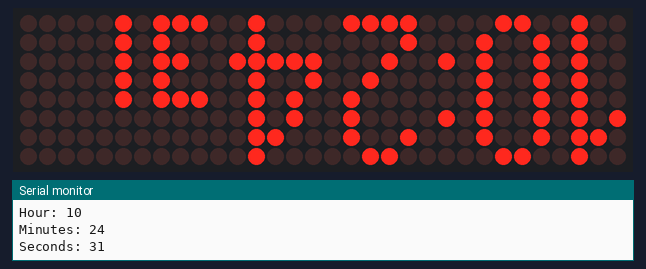
Simulated run of this sketch. Board: ESP8266 (NodeMCU). Parts: 32×8 LED matrix, the last lines printed to the serial monitor. WiFi joins after 1.5 s; servers stay silent unless stated; network time is answered at once with the bench clock; the local clock reads 2024-03-15 10:24:30 at power-on unless the sketch sets it.

Above: at 2.0 s.
At 4.6 s:
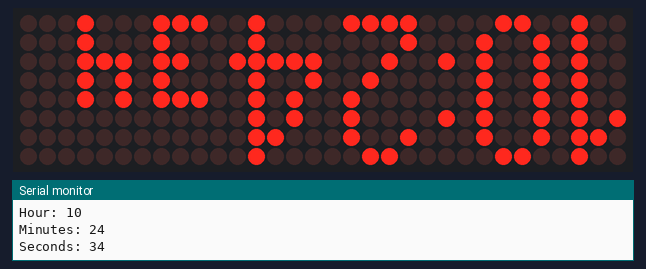
At 8.5 s:
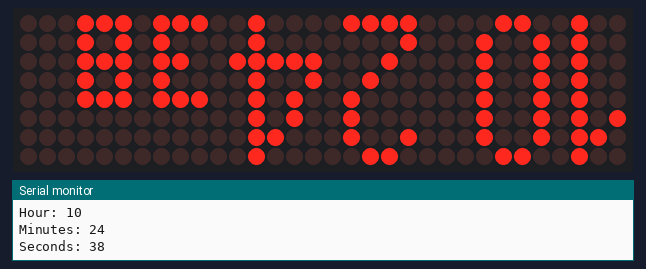
At 17.6 s:
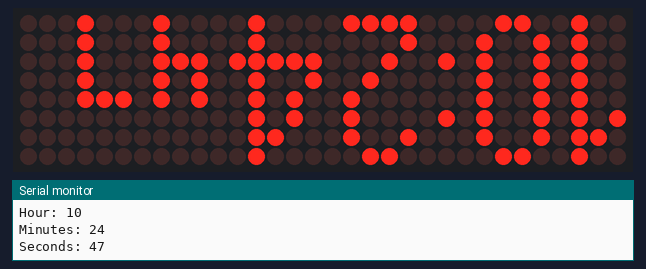
At 30.5 s:
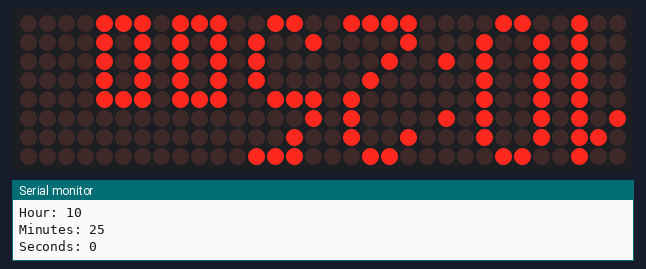
At 35.5 s:
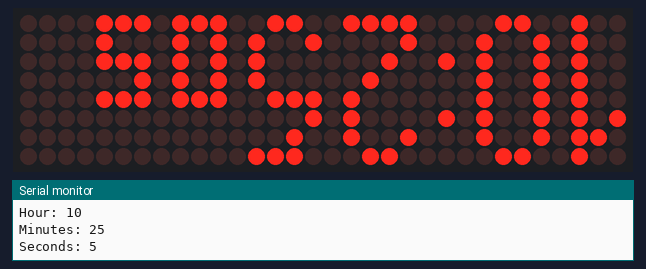

The sketch:

Unicode_Led_Matrix.ino
```cpp
#include <LedControl.h>
#include <ESP8266WiFi.h>
#include <NTPClient.h>
#include <WiFiUdp.h>
#include <time.h>

const char *ssid = "SSID";
const char *password = "PASS";

// Define NTP Client to get time
WiFiUDP ntpUDP;
NTPClient timeClient(ntpUDP, "pool.ntp.org");

//Week Days
String weekDays[7] = {"Sunday", "Monday", "Tuesday", "Wednesday", "Thursday", "Friday", "Saturday"};

unsigned long time1 = 0;
int MaxDevice = 4;
int Xpixel = 5;
int OnOff = 1;
int MatrixX, MatrixY;
LedControl lc = LedControl(13, 14, 2, MaxDevice);

byte Font[][8] = {
  0x00, 0x00, 0x00, 0x00, 0x00, 0x00, 0x00, 0x00, //32 SPACE
  0x08, 0x00, 0x08, 0x08, 0x08, 0x08, 0x08, 0x08, //33 !
  0x00, 0x00, 0x00, 0x00, 0x00, 0x14, 0x14, 0x14, //34 "
  0x14, 0x14, 0x7C, 0x14, 0x28, 0x7C, 0x28, 0x28, //35 #
  0x1C, 0x2A, 0x28, 0x28, 0x1C, 0x0A, 0x2A, 0x1C, //36 $
  0x48, 0xA8, 0xB0, 0x50, 0x14, 0x2A, 0x2A, 0x44, //37 %
  0x0C, 0x32, 0x32, 0x2E, 0x08, 0x14, 0x14, 0x08, //38 &
  0x00, 0x00, 0x00, 0x00, 0x00, 0x02, 0x02, 0x02, //39 '
  0x04, 0x02, 0x02, 0x02, 0x02, 0x02, 0x02, 0x04, //40 (
  0x02, 0x04, 0x04, 0x04, 0x04, 0x04, 0x04, 0x02, //41 )
  0x00, 0x00, 0x00, 0x00, 0x0A, 0x04, 0x0E, 0x04, //42 *
  0x00, 0x08, 0x08, 0x3E, 0x08, 0x08, 0x00, 0x00, //43 +
  0x02, 0x04, 0x04, 0x00, 0x00, 0x00, 0x00, 0x00, //44 ,
  0x00, 0x00, 0x00, 0x00, 0x06, 0x00, 0x00, 0x00, //45 -
  0x04, 0x00, 0x00, 0x00, 0x00, 0x00, 0x00, 0x00, //46 .
  0x02, 0x02, 0x02, 0x04, 0x04, 0x08, 0x08, 0x08, //47 /
  0x06, 0x09, 0x09, 0x09, 0x09, 0x09, 0x09, 0x06, //48 0
  0x04, 0x04, 0x04, 0x04, 0x04, 0x05, 0x06, 0x04, //49 1
  0x0F, 0x01, 0x02, 0x04, 0x08, 0x08, 0x09, 0x06, //50 2
  0x06, 0x09, 0x08, 0x08, 0x06, 0x08, 0x09, 0x06, //51 3
  0x08, 0x08, 0x1F, 0x09, 0x0A, 0x0A, 0x0C, 0x08, //52 4
  0x06, 0x09, 0x08, 0x08, 0x07, 0x01, 0x02, 0x0E, //53 5
  0x06, 0x09, 0x09, 0x0B, 0x05, 0x01, 0x09, 0x06, //54 6
  0x02, 0x02, 0x02, 0x04, 0x04, 0x04, 0x08, 0x0F, //55 7
  0x06, 0x09, 0x09, 0x09, 0x06, 0x09, 0x09, 0x06, //56 8
  0x06, 0x09, 0x08, 0x0A, 0x0D, 0x09, 0x09, 0x06, //57 9
  0x00, 0x00, 0x01, 0x00, 0x00, 0x01, 0x00, 0x00, //58 :
  0x02, 0x04, 0x04, 0x00, 0x00, 0x00, 0x00, 0x04, //59 ;
  0x00, 0x10, 0x0C, 0x02, 0x0C, 0x10, 0x00, 0x00, //60 <
  0x1E, 0x00, 0x1E, 0x00, 0x00, 0x00, 0x00, 0x00, //61 =
  0x00, 0x02, 0x0C, 0x10, 0x0C, 0x02, 0x00, 0x00, //62 >
  0x04, 0x00, 0x04, 0x04, 0x08, 0x10, 0x12, 0x0C, //63 ?
  0x82, 0x79, 0xA5, 0xA5, 0xA5, 0xA5, 0xDA, 0x44, //64 @
  0x22, 0x22, 0x1C, 0x14, 0x14, 0x14, 0x14, 0x08, //65 A
  0x1E, 0x22, 0x22, 0x22, 0x1E, 0x22, 0x22, 0x1E, //66 B
  0x38, 0x44, 0x42, 0x02, 0x02, 0x42, 0x44, 0x38, //67 C
  0x0E, 0x12, 0x22, 0x22, 0x22, 0x22, 0x12, 0x0E, //68 D
  0x3E, 0x02, 0x02, 0x02, 0x3E, 0x02, 0x02, 0x3E, //69 E
  0x04, 0x04, 0x04, 0x04, 0x1C, 0x04, 0x04, 0x3C, //70 F
  0x38, 0x44, 0x42, 0x72, 0x02, 0x42, 0x44, 0x38, //71 G
  0x22, 0x22, 0x22, 0x22, 0x3E, 0x22, 0x22, 0x22, //72 H
  0x02, 0x02, 0x02, 0x02, 0x02, 0x02, 0x02, 0x02, //73 I
  0x06, 0x09, 0x09, 0x08, 0x08, 0x08, 0x08, 0x08, //74 J
  0x22, 0x12, 0x12, 0x0A, 0x0E, 0x0A, 0x12, 0x22, //75 K
  0x0F, 0x01, 0x01, 0x01, 0x01, 0x01, 0x01, 0x01, //76 L
  0x49, 0x55, 0x55, 0x55, 0x55, 0x63, 0x63, 0x41, //77 M
  0x84, 0xC4, 0xA4, 0xA4, 0x94, 0x94, 0x8C, 0x84, //78 N
  0x0C, 0x12, 0x21, 0x21, 0x21, 0x21, 0x12, 0x0C, //79 0
  0x01, 0x01, 0x01, 0x0F, 0x11, 0x11, 0x11, 0x0F, //80 P
  0x2C, 0x1A, 0x21, 0x21, 0x21, 0x21, 0x12, 0x0C, //81 Q
  0x42, 0x22, 0x12, 0x0A, 0x1E, 0x22, 0x22, 0x1E, //82 R
  0x0E, 0x11, 0x11, 0x10, 0x0E, 0x01, 0x11, 0x0E, //83 S
  0x04, 0x04, 0x04, 0x04, 0x04, 0x04, 0x04, 0x1F, //84 T
  0x18, 0x24, 0x42, 0x42, 0x42, 0x42, 0x42, 0x42, //85 U
  0x04, 0x0A, 0x0A, 0x0A, 0x0A, 0x0A, 0x11, 0x11, //86 V
  0x22, 0x55, 0x55, 0x55, 0x55, 0x55, 0x55, 0x49, //87 W
  0x21, 0x12, 0x12, 0x0C, 0x0C, 0x12, 0x12, 0x21, //88 X
  0x04, 0x04, 0x04, 0x04, 0x04, 0x0A, 0x0A, 0x11, //89 Y
  0x1F, 0x01, 0x02, 0x04, 0x04, 0x08, 0x10, 0x1F, //90 Z
  0x03, 0x01, 0x01, 0x01, 0x01, 0x01, 0x01, 0x03, //91 [
  0x04, 0x04, 0x02, 0x02, 0x02, 0x02, 0x01, 0x01, //92
  0x03, 0x02, 0x02, 0x02, 0x02, 0x02, 0x02, 0x03, //93 ]
  0x00, 0x00, 0x00, 0x00, 0x05, 0x05, 0x05, 0x02, //94 ^
  0x1F, 0x00, 0x00, 0x00, 0x00, 0x00, 0x00, 0x00, //95 _
  0x00, 0x00, 0x00, 0x00, 0x00, 0x00, 0x02, 0x01, //96 `
  0x0E, 0x09, 0x09, 0x0E, 0x08, 0x07, 0x00, 0x00, //97 a
  0x05, 0x0B, 0x09, 0x09, 0x0B, 0x05, 0x01, 0x01, //98 b
  0x06, 0x09, 0x01, 0x01, 0x09, 0x06, 0x00, 0x00, //99 c
  0x0A, 0x0D, 0x09, 0x09, 0x0D, 0x0A, 0x08, 0x08, //100 d
  0x06, 0x09, 0x01, 0x0F, 0x09, 0x06, 0x00, 0x00, //101 e
  0x01, 0x01, 0x01, 0x01, 0x01, 0x03, 0x01, 0x03, //102 f
  0x07, 0x08, 0x0A, 0x0D, 0x09, 0x09, 0x0D, 0x0A, //103 g
  0x09, 0x09, 0x09, 0x09, 0x0B, 0x05, 0x01, 0x01, //104 h
  0x01, 0x01, 0x01, 0x01, 0x01, 0x01, 0x00, 0x01, //105 i
  0x06, 0x04, 0x04, 0x04, 0x04, 0x04, 0x00, 0x04, //106 j
  0x24, 0x24, 0x14, 0x0C, 0x14, 0x24, 0x04, 0x04, //107 k
  0x04, 0x04, 0x04, 0x04, 0x04, 0x04, 0x04, 0x04, //108 l
  0x49, 0x49, 0x49, 0x49, 0x5B, 0x65, 0x00, 0x00, //109 m
  0x09, 0x09, 0x09, 0x09, 0x0B, 0x05, 0x00, 0x00, //110 n
  0x06, 0x09, 0x09, 0x09, 0x09, 0x06, 0x00, 0x00, //111 o
  0x01, 0x01, 0x05, 0x0B, 0x09, 0x09, 0x0B, 0x05, //112 p
  0x08, 0x08, 0x0A, 0x0D, 0x09, 0x09, 0x0D, 0x0A, //113 q
  0x01, 0x01, 0x01, 0x01, 0x03, 0x05, 0x00, 0x00, //114 r
  0x06, 0x09, 0x04, 0x02, 0x09, 0x07, 0x00, 0x00, //115 s
  0x03, 0x01, 0x01, 0x01, 0x01, 0x03, 0x01, 0x01, //116 t
  0x0A, 0x0D, 0x09, 0x09, 0x09, 0x09, 0x00, 0x00, //117 u
  0x04, 0x0A, 0x0A, 0x0A, 0x11, 0x11, 0x00, 0x00, //118 v
  0x22, 0x55, 0x55, 0x55, 0x55, 0x49, 0x00, 0x00, //119 w
  0x11, 0x0A, 0x04, 0x04, 0x0A, 0x11, 0x00, 0x00, //120 x
  0x04, 0x04, 0x0A, 0x0A, 0x0A, 0x11, 0x00, 0x00, //121 y
  0x0F, 0x01, 0x02, 0x04, 0x08, 0x0F, 0x00, 0x00, //122 z
  0x06, 0x02, 0x02, 0x01, 0x01, 0x02, 0x02, 0x06, //123 {
  0x01, 0x01, 0x01, 0x01, 0x01, 0x01, 0x01, 0x01, //124 |
  0x03, 0x02, 0x02, 0x04, 0x04, 0x02, 0x02, 0x03, //125 }
  0x00, 0x00, 0x00, 0x0D, 0x17, 0x00, 0x00, 0x00, //126 ~
};
byte smallNumber[][8] = {
  0x07, 0x05, 0x05, 0x05, 0x07, 0x00, 0x00, 0x00, //0
  0x02, 0x02, 0x02, 0x02, 0x02, 0x00, 0x00, 0x00, //1
  0x07, 0x01, 0x07, 0x04, 0x07, 0x00, 0x00, 0x00, //2
  0x07, 0x04, 0x06, 0x04, 0x07, 0x00, 0x00, 0x00, //3
  0x04, 0x04, 0x07, 0x05, 0x05, 0x00, 0x00, 0x00, //4
  0x07, 0x04, 0x07, 0x01, 0x07, 0x00, 0x00, 0x00, //5
  0x07, 0x05, 0x07, 0x01, 0x07, 0x00, 0x00, 0x00, //6
  0x04, 0x04, 0x04, 0x04, 0x07, 0x00, 0x00, 0x00, //7
  0x07, 0x05, 0x07, 0x05, 0x07, 0x00, 0x00, 0x00, //8
  0x07, 0x04, 0x07, 0x05, 0x07, 0x00, 0x00, 0x00, //9
};
byte Buffer_display[8][4];
void setup() {
  // Initialize Serial Monitor
  Serial.begin(115200);
  WiFi.begin(ssid, password);
  while (WiFi.status() != WL_CONNECTED)
  {
    delay(500);
    Serial.print(".");
  }

  // Initialize a NTPClient to get time
  timeClient.begin();
  // Set offset time in seconds to adjust for your timezone, for example:
  // GMT +1 = 3600
  // GMT +8 = 28800
  // GMT -1 = -3600
  // GMT 0 = 0
  timeClient.setTimeOffset(7 * 60 * 60);
  for (int i = 0; i < MaxDevice; i ++) {
    lc.shutdown(i, false);
    lc.setIntensity(i, 1);
    lc.clearDisplay(i);
  }
}
void Matrix_setpx(int x, int y, char color)
{
  if (x > 31 || y > 7 || x < 0 || y < 0)return;
  if (color)Buffer_display[y][x / 8] |= (0x1 << (x % 8)); //sáng led
  else Buffer_display[y][x / 8] &= ~(0x1 << (x % 8)); //tắt led
  for (int i = 0; i < 8; i++) {
    lc.setRow(x / 8, i, Buffer_display[i][x / 8]);
  }
}
void Matrix_guikitu(unsigned char txt)
{
  int x, y;
  for (y = MatrixY; y < 8 + MatrixY; y++) // số pixel sẽ load ở trục y
  {
    for (x = MatrixX; x < Xpixel + MatrixX; x++) // số pixel sẽ load ở trục X
    {
      if ( (Font[txt - 32][y - MatrixY] & (0x1 << (x - MatrixX)))  != 0)Matrix_setpx(x, y, 1);
      else Matrix_setpx(x, y, 0);
    }
  }
  MatrixX += 5; //sau khi in xong thi tang con tro vi tri len
}
void Matrix_guikitunho(unsigned char txt)
{
  int x, y;
  for (y = MatrixY; y < 8 + MatrixY; y++) // số pixel sẽ load ở trục y
  {
    for (x = MatrixX; x < Xpixel + MatrixX; x++) // số pixel sẽ load ở trục X
    {
      if ( (smallNumber[txt - 48][y - MatrixY] & (0x1 << (x - MatrixX)))  != 0)Matrix_setpx(x, y, 1);
      else Matrix_setpx(x, y, 0);
    }
  }
  MatrixX += 4; //sau khi in xong thi tang con tro vi tri len
}
void Matrix_guichuoi(const char *s)
{
  while (*s)
  {
    Matrix_guikitu(*s);
    s++;
  }
}
void Matrix_chonvitri(int x, int y)
{
  MatrixX = x;
  MatrixY = y;
}
void loop() {
  Matrix_chonvitri(0, 0);
  timeClient.update();
  String currentHour = String(timeClient.getHours());
  Serial.print("Hour: ");
  Serial.println(currentHour);
  if (currentHour.length() < 2) {
    currentHour = "0" + currentHour;
  }

  String currentMinute = String(timeClient.getMinutes());
  Serial.print("Minutes: ");
  Serial.println(currentMinute);
  if (currentMinute.length() < 2) {
    currentMinute = "0" + currentMinute;
  }

  String currentSecond = String(timeClient.getSeconds());
  Serial.print("Seconds: ");
  Serial.println(currentSecond);
  if ( currentSecond.length() < 2) {
    currentSecond = "0" + currentSecond;
  }
  if (currentSecond.length() < 2) {
    currentSecond = "0" + currentSecond;
  }
  for (int i = 0; i < currentHour.length(); i++) {
    Xpixel = 5;
    if (currentHour.charAt(0) == '1') {
      if (i == 0) {
        Xpixel = 4;
      }
    }
    if (currentHour.charAt(1) == '4') {
      if (i == 1) {
        Xpixel = 6;
      }
    }
    Matrix_guikitu(currentHour.charAt(i));
    MatrixX -= 1;
    if (currentHour.charAt(1) == '1') {
      if (i == 1) {
        MatrixX -= 1;
      }
    }
    if (currentHour.charAt(1) == '4') {
      if (i == 1) {
        MatrixX += 1;
      }
    }
    if (currentHour.charAt(0) != '1') {
      if (i == 0) {
        MatrixX += 1;
      }
    }
  }
  if ((unsigned long) (millis() - time1) > 1000) {
    if (OnOff) {
      Matrix_setpx(MatrixX + 1, 2, OnOff);
      Matrix_setpx(MatrixX + 1, 5, OnOff);
      OnOff = 0;
    }
    else {
      Matrix_setpx(MatrixX + 1, 2, OnOff);
      Matrix_setpx(MatrixX + 1, 5, OnOff);
      OnOff = 1;
    }
    time1 = millis();
  }

  MatrixX += 3;
  for (int i = 0; i < currentMinute.length(); i++) {
     Xpixel = 5;
    if (currentMinute.charAt(0) == '1') {
      if (i == 0) {
        Xpixel = 4;
      }
      else if (i == 1) {
        MatrixX -= 1;
      }
    }
     if(currentMinute.charAt(1) == '1'){
      if (i == 1){
        Xpixel = 4;
      }
    }
    if (currentMinute.charAt(0) == '4') {
      if (i == 0) {
        Xpixel = 6;
      }
    }
     if (currentMinute.charAt(1) == '4') {
      if (i == 1) {
        Xpixel = 6;
      }
    }
    Matrix_guikitu(currentMinute.charAt(i));
    if (currentMinute.charAt(0) == '4') {
      if (i == 0) {
        MatrixX += 1;
      }
    }
    if (currentMinute.charAt(0) == '0') {
      if (i == 0) {
        MatrixX += 1;
      }
    }
    if (currentMinute.charAt(1) == '4') {
      if (i == 1) {
        MatrixX += 1;
      }
    }
    if(currentMinute.charAt(1) == '1'){
      if (i == 1){
        MatrixX -= 1;
      }
    }
  }
  for (int i = 0; i < currentSecond.length(); i++) {
    Xpixel = 4;
    if (currentSecond.charAt(0) == '4') {
      Xpixel = 4;
    }
    if (currentSecond.charAt(0) == '1') {
      if (i == 0) {
        Xpixel = 3;
        MatrixX -= 1;
      }
      else {
        Xpixel = 5;
      }
    }
    if (currentSecond.charAt(1) == '1') {
      if (i == 1) {
        MatrixX -= 1;
      }
    }
    Matrix_guikitunho(currentSecond.charAt(i));
    if (currentSecond.charAt(0) == '1') {
      MatrixX -= 1;
    }
  }
}

void Debug() {
  Matrix_chonvitri(0, 0);
  for (int i = 0; i < 10; i++) {
    char Number[10] = {'0', '1', '2', '3', '4', '5', '6', '7', '8', '9'};
    if (i % 4 == 0) {
      Matrix_chonvitri(0, 0);
      Matrix_guichuoi("      ");
      Matrix_chonvitri(0, 0);
    }
    if (Number[i] == '2') {
      MatrixX -= 1;
    }
    if (Number[i] == '5') {
      MatrixX += 1;
    }
    Matrix_guikitu(Number[i]);
    delay(1000);
  }
}
```

Measured:
- what the display in image 0 shows lasts 0.8 s, from 2.0 s to 2.8 s
- what the display in image 1 shows lasts 1.3 s, from 4.6 s to 5.9 s
- what the display in image 2 shows lasts 1.2 s, from 8.5 s to 9.7 s
